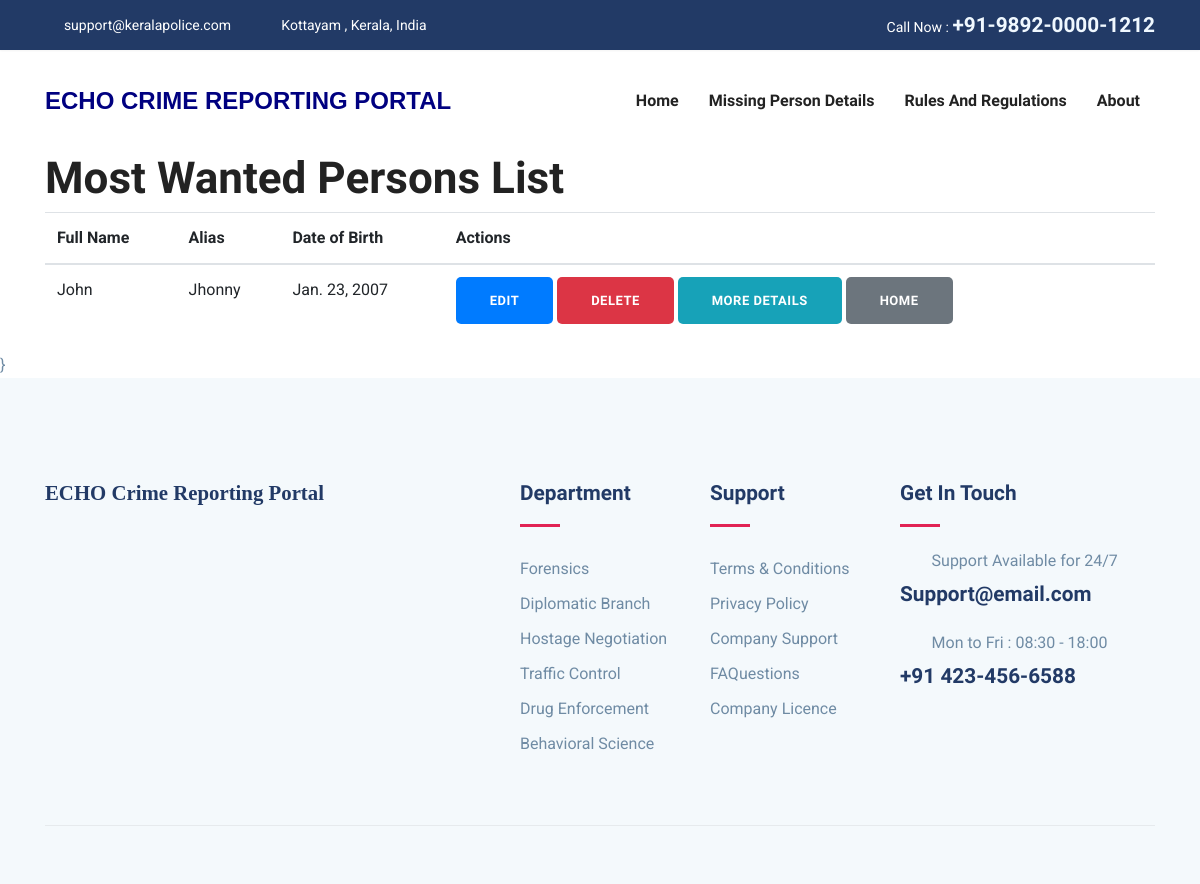
/Inspector/most-wanted/, run on the app's committed database.
### Inspector/models.py (models this page shows, shortened)
class MostWanted(models.Model):
    full_name = models.CharField(max_length=100)
    alias = models.CharField(max_length=100, blank=True)
    date_of_birth = models.DateField()
    place_of_birth = models.CharField(max_length=100)
    gender = models.CharField(max_length=10)
    nationality = models.CharField(max_length=100)
    height = models.CharField(max_length=20)
    weight = models.CharField(max_length=20)
    eye_color = models.CharField(max_length=50)
    hair_color = models.CharField(max_length=50)
    distinguishing_features = models.TextField()
    offenses_committed = models.TextField()
    last_known_location = models.CharField(max_length=100)
    rewards_offered = models.CharField(max_length=100, blank=True)
    recent_photographs = models.ImageField(upload_to='most_wanted_photos/')
    contact_numbers = models.CharField(max_length=100)
    background_information = models.TextField(blank=True)
    known_addresses = models.TextField(blank=True)
    date_of_last_known_activity = models.DateField(blank=True, null=True)
    current_status = models.CharField(max_length=50)

### Inspector/views.py (the view)
# urls.py: path('most-wanted/', views.most_wanted_list, name='most_wanted_list'),
def most_wanted_list(request):
    most_wanted_list = MostWanted.objects.all()
    return render(request, 'ins-view_most_wanted.html', {'most_wanted_list': most_wanted_list})

### Inspector/templates/ins-view_most_wanted.html (shortened to what this page needs)
{% extends 'header.html' %}
{% block content %}
<div class="container">
    <h2>Most Wanted Persons List</h2>
    <table class="table">
        <thead>
            <tr>
                <th>Full Name</th>
                <th>Alias</th>
                <th>Date of Birth</th>
                <th>Actions</th>
            </tr>
        </thead>
        <tbody>
            {% for person in most_wanted_list %}
            <tr>
                <td>{{ person.full_name }}</td>
                <td>{{ person.alias }}</td>
                <td>{{ person.date_of_birth }}</td>
                <td>
                    <a href="{% url 'edit_most_wanted' person.id %}" class="btn btn-primary">Edit</a>
                    <form action="{% url 'delete_most_wanted' person.id %}" method="post" style="display: inline;">
                        <button type="submit" class="btn btn-danger">Delete</button>
                    </form>
                    <a href="{% url 'view_most_wanted' person.id%}" class="btn btn-info">More Details</a>
                    <a href="{% url 'ins-index' %}" class="btn btn-secondary">Home</a>
                </td>
            </tr>
            {% endfor %}
        </tbody>
    </table>
</div>
{% endblock %}

### myapp/static/css/style.css (style rules this page uses)
html { overflow-x: hidden; }
body { line-height: 1.6; font-family: "Roboto", sans-serif; -webkit-font-smoothing: antialiased; font-size: 16px; color: #6F8BA4; font-weight: 400; }
h1, .h1, h2, .h2, h3, .h3, h4, .h4, h5, .h5, h6, .h6 { font-family: "Exo", sans-serif; font-weight: 700; color: #222; }
h2, .h2 { font-size: 44px; }
.btn { display: inline-block; font-size: 14px; font-size: 0.8125rem; font-weight: 700; letter-spacing: .5px; padding: .75rem 2rem; font-family: "Exo", sans-serif; text-transform: uppercase; border-radius: 5px; border: 2px solid transparent; transition: all .35s ease; }
a { color: #222; text-decoration: none; transition: all .35s ease; }

### data on the page
MostWanted: full_name "John", alias "Jhonny", date_of_birth "Jan. 23, 2007"
